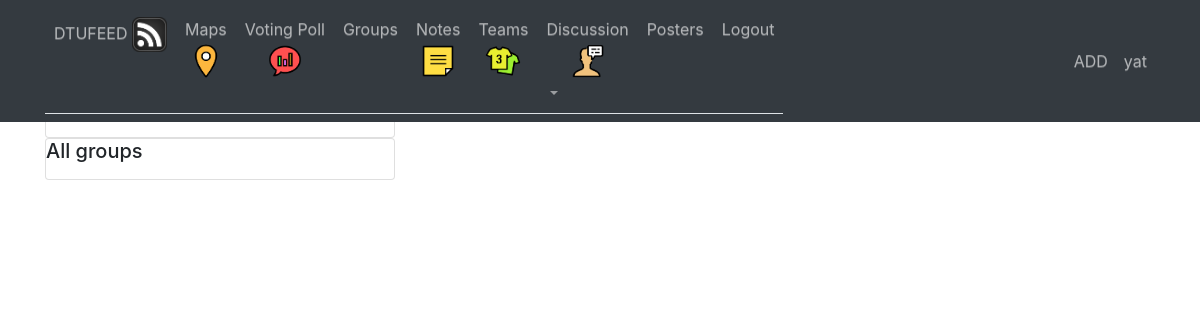
/posts/ (signed in), run on an earlier commit of the app's database.
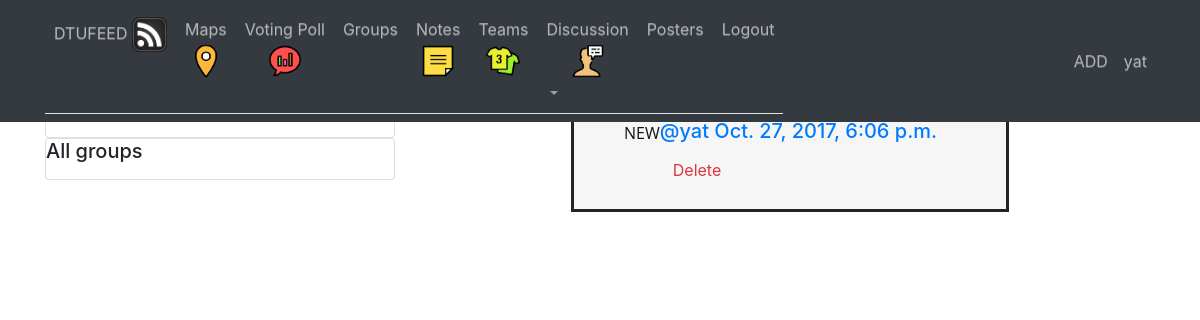
And on a later commit of the database.
### posts/models.py (models this page shows, shortened)
class Post(models.Model):
    user = models.ForeignKey(User,related_name='posts')
    created_at = models.DateTimeField(auto_now=True)
    message = models.TextField()
    message_html = models.TextField(editable=False)
    group = models.ForeignKey(Group,related_name='posts',null=True,blank=True)
    class Meta:
        ordering = ['-created_at']#descending
        unique_together = ['user' ,'message']

### posts/views.py (the view)
class PostList(SelectRelatedMixin,generic.ListView):
    model = models.Post
    select_related = ("user","group")#SelectRelatedMixin used for connecting two models

### posts/templates/posts/post_list.html (shortened to what this page needs)
{% extends "posts/post_base.html" %}
{% block pre_post %}
<div class="col-md-4">
	{% if request.user.is_authenticated %}
	<div class="card card-with-shadow">
		<div class="content">
			<h5 class="title">Your Groups</h5>
		</div>
	</div>
	{% endif %}
	<div class="card card-with-shadow">
		<div class="content">
			<h5 class="title">All groups</h5>
		</div>
	</div>
</div>
{% endblock %}
{% block post_content %}
<div class="col-md-8">
	{% for post in post_list %}
  {% include "posts/_post.html" %}
	{% endfor %}
</div>
{% endblock %}

### posts/templates/posts/_post.html (shortened to what this page needs)
<div class="post media">
  <h3>{{post.message_html|safe}}</h3>
  <div class="media-body">
    <h5 class="media-heading">
    <span class="username">
    <a href="{% url 'posts:for_user' username=post.user.username %}">@{{post.user.username}}</a>
  </span>
    <time>
    <a href="{% url 'posts:single' username=post.user.username pk=post.pk %}">{{post.created_at}}</a>
  </time>
  </h5>
  <div class="media-footer">
    {% if user.is_authenticated and post.user == user %}
    <a href="{% url 'posts:delete' pk=post.pk %}" title='delete' class="btn btn-simple">
    <span class="text-danger icon-label">Delete</span></a>
    {% endif %}
  </div>
  </div>
</div>

What changed in the data, as far as the page shows it:
added Post: message_html "NEW", user.username "yat", created_at "Oct. 27, 2017, 6:06 p.m.", shows "Delete"
